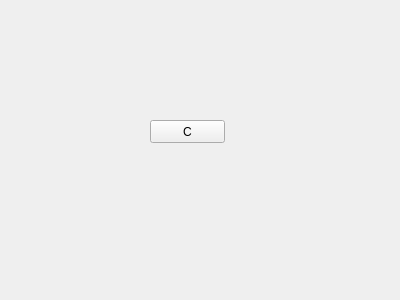
<?xml version="1.0" encoding="UTF-8"?>
<ui version="4.0">
 <class>C_Form</class>
 <widget class="QWidget" name="C_Form">
  <property name="geometry">
   <rect>
    <x>0</x>
    <y>0</y>
    <width>400</width>
    <height>300</height>
   </rect>
  </property>
  <property name="windowTitle">
   <string>Form</string>
  </property>
  <widget class="QPushButton" name="pushButton">
   <property name="geometry">
    <rect>
     <x>150</x>
     <y>120</y>
     <width>75</width>
     <height>23</height>
    </rect>
   </property>
   <property name="text">
    <string>C</string>
   </property>
  </widget>
 </widget>
 <resources/>
 <connections/>
</ui>
